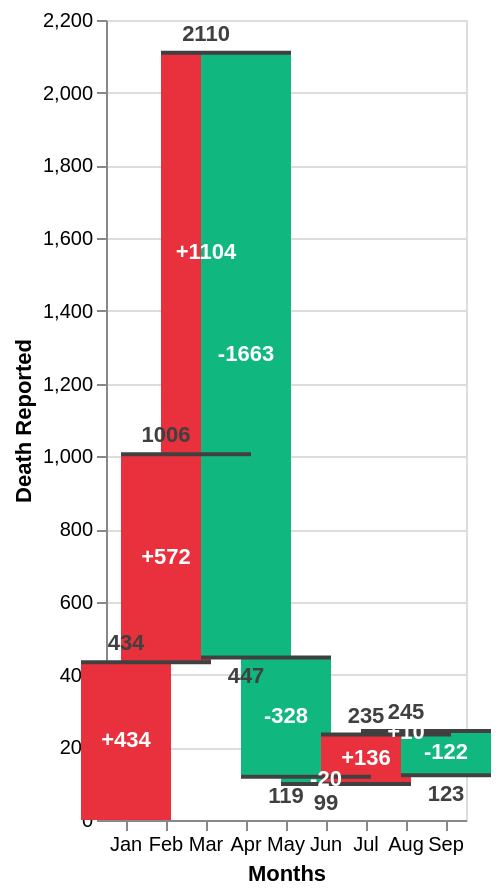

Source (Vega-Lite JSON):
### Vega-Lite specification from a JSON file in a GitHub repository (floating-point values rounded to 4 significant figures)
{"$schema": "https://vega.github.io/schema/vega-lite/v5.json", "description": "number of death over the months in 2022", "data": {"values": [{"label": "Jan", "count": 434}, {"label": "Feb", "count": 572}, {"label": "Mar", "count": 1104}, {"label": "Apr", "count": -1663}, {"label": "May", "count": -328}, {"label": "Jun", "count": -20}, {"label": "Jul", "count": 136}, {"label": "Aug", "count": 10}, {"label": "Sep", "count": -122}]}, "width": "container", "height": 400, "transform": [{"window": [{"op": "sum", "field": "count", "as": "sum"}]}, {"window": [{"op": "lead", "field": "label", "as": "lead"}]}, {"calculate": "datum.lead === null ? datum.label : datum.lead", "as": "lead"}, {"calculate": "datum.label === 'End' ? 0 : datum.sum - datum.count", "as": "previous_sum"}, {"calculate": "datum.label === 'End' ? datum.sum : datum.count", "as": "count"}, {"calculate": "(datum.label !== 'Begin' && datum.label !== 'End' && datum.count > 0 ? '+' : '') + datum.count", "as": "text_count"}, {"calculate": "(datum.sum + datum.previous_sum) / 2", "as": "center"}, {"calculate": "datum.sum < datum.previous_sum ? datum.sum : ''", "as": "sum_dec"}, {"calculate": "datum.sum > datum.previous_sum ? datum.sum : ''", "as": "sum_inc"}], "encoding": {"x": {"field": "label", "type": "ordinal", "sort": null, "axis": {"labelAngle": 0, "title": "Months"}}}, "layer": [{"mark": {"type": "bar", "size": 45}, "encoding": {"y": {"field": "previous_sum", "type": "quantitative", "title": "Death Reported"}, "y2": {"field": "sum"}, "color": {"condition": [{"test": "datum.label === 'Begin' || datum.label === 'End'", "value": "#f7e0b6"}, {"test": "datum.sum < datum.previous_sum", "value": "#10B880"}], "value": "#E8313C"}}}, {"mark": {"type": "rule", "color": "#404040", "opacity": 1, "strokeWidth": 2, "xOffset": -22.5, "x2Offset": 22.5}, "encoding": {"x2": {"field": "lead"}, "y": {"field": "sum", "type": "quantitative"}}}, {"mark": {"type": "text", "dy": -4, "baseline": "bottom"}, "encoding": {"y": {"field": "sum_inc", "type": "quantitative"}, "text": {"field": "sum_inc", "type": "nominal"}}}, {"mark": {"type": "text", "dy": 4, "baseline": "top"}, "encoding": {"y": {"field": "sum_dec", "type": "quantitative"}, "text": {"field": "sum_dec", "type": "nominal"}}}, {"mark": {"type": "text", "fontWeight": "bold", "baseline": "middle"}, "encoding": {"y": {"field": "center", "type": "quantitative"}, "text": {"field": "text_count", "type": "nominal"}, "color": {"condition": [{"test": "datum.label === 'Begin' || datum.label === 'End'", "value": "#725a30"}], "value": "white"}}}], "config": {"text": {"fontWeight": "bold", "color": "#404040"}}}
